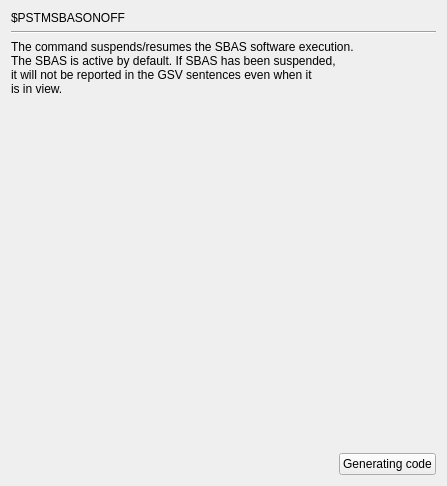
     <widget class="QWidget" name="page_PSTMSBASONOFF">
      <layout class="QGridLayout" name="gridLayout_14">
       <item row="0" column="0">
        <widget class="QLabel" name="label_53">
         <property name="text">
          <string>$PSTMSBASONOFF</string>
         </property>
        </widget>
       </item>
       <item row="1" column="0" colspan="3">
        <widget class="Line" name="line_10">
         <property name="orientation">
          <enum>Qt::Horizontal</enum>
         </property>
        </widget>
       </item>
       <item row="2" column="0" colspan="3">
        <widget class="QLabel" name="label_54">
         <property name="text">
          <string>The command suspends/resumes the SBAS software execution.
The SBAS is active by default. If SBAS has been suspended,
it will not be reported in the GSV sentences even when it
is in view.</string>
         </property>
        </widget>
       </item>
       <item row="3" column="2">
        <spacer name="verticalSpacer_14">
         <property name="orientation">
          <enum>Qt::Vertical</enum>
         </property>
         <property name="sizeHint" stdset="0">
          <size>
           <width>20</width>
           <height>351</height>
          </size>
         </property>
        </spacer>
       </item>
       <item row="4" column="1">
        <spacer name="horizontalSpacer_12">
         <property name="orientation">
          <enum>Qt::Horizontal</enum>
         </property>
         <property name="sizeHint" stdset="0">
          <size>
           <width>202</width>
           <height>20</height>
          </size>
         </property>
        </spacer>
       </item>
       <item row="4" column="2">
        <widget class="QPushButton" name="GC_PSTMSBASONOFF">
         <property name="text">
          <string>Generating code</string>
         </property>
        </widget>
       </item>
      </layout>
     </widget>
